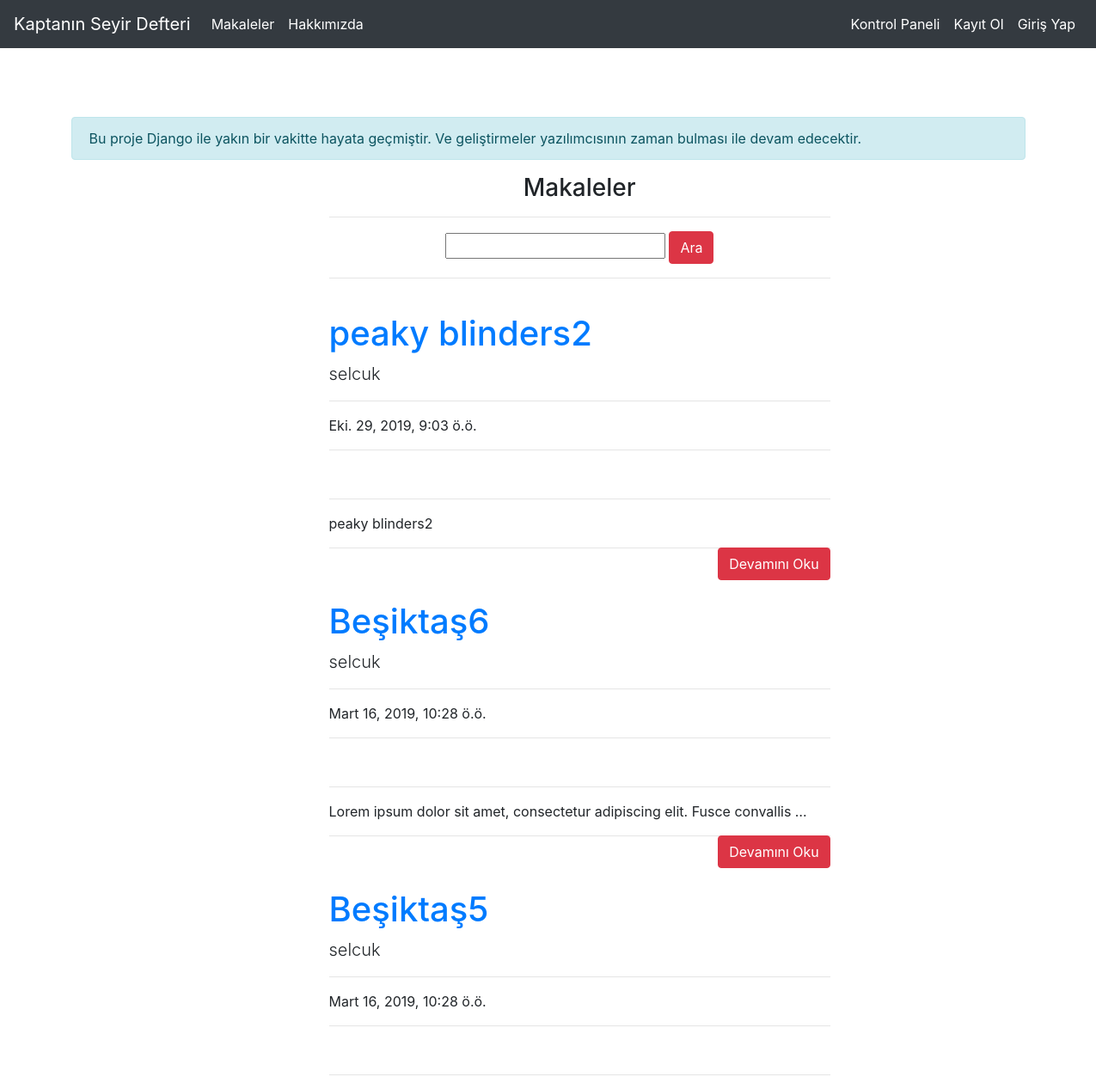
/articles/ (upper part), run on an earlier commit of the app's database.
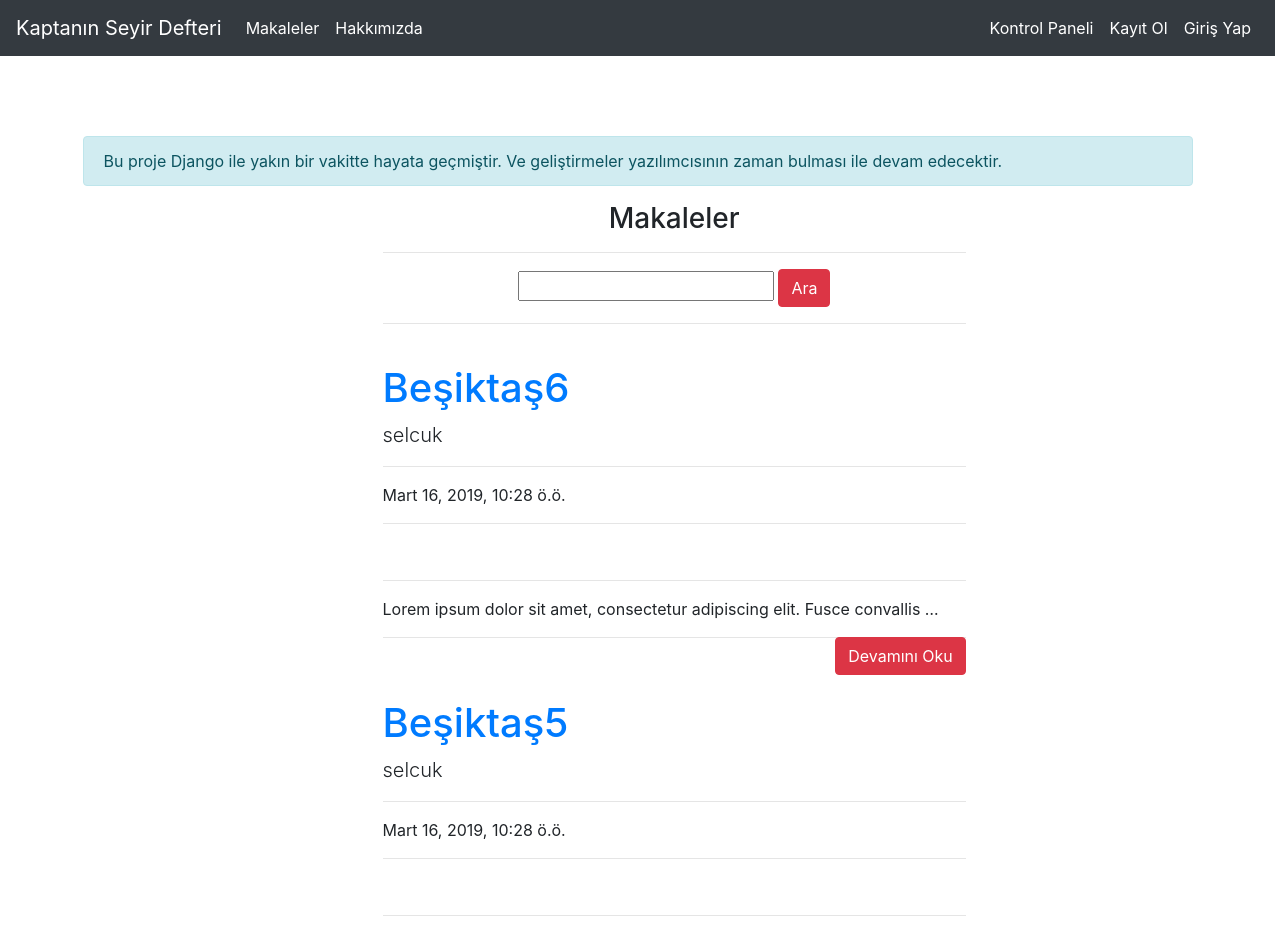
And on a later commit of the database.
### article/models.py (models this page shows, shortened)
class Article(models.Model):
    author=models.ForeignKey("auth.User",on_delete=models.CASCADE,verbose_name="yazar")
    title=models.CharField(max_length=250,verbose_name="başlık")
    content=RichTextField()
    created_date=models.DateTimeField(auto_now_add=True,verbose_name="Oluşturulma tarihi")
    article_image=models.FileField(blank=True,null=True,verbose_name="Makaleye fotoğraf ekleyin")
    class Meta:
        ordering = ['-created_date']

### article/views.py (the view)
# urls.py: path('',views.articles,name="articles"),
def articles(request):
    keyword=request.GET.get("keyword")
    if keyword:
        articles=Article.objects.filter(title__contains=keyword)
        return render(request,"articles.html",{"articles":articles})
    articles=Article.objects.all()
    return render(request,"articles.html",{"articles":articles})

### templates/articles.html (shortened to what this page needs)
{% extends "layout.html" %}
{% block body %}
<div class="row">
    <div class="col-md-10 offset-md-3" style="text-align:center">
        <div class="col-lg-8">
            <h3>Makaleler</h3>
            <hr>
            <form action="">
                <input type="text" name="keyword" class="input-sm">
                <button type="submit" class="btn btn-danger">Ara</button>
                <hr>
            </form>
        </div>
    </div>
</div>
{% if articles %}
{% for article in articles %}
<div class="row">
    <div class="col-md-10 offset-md-3">
        <div class="col-lg-8">
            <a href="{% url 'article:detail' article.id %}"> <h1 class="mt-4">{{article.title}}</h1> </a>
            <p class="lead">
                {{article.author}}
            </p>
            <hr>
            <p>{{article.created_date}}</p>
            <hr>
            <hr>
            <p class="lead">
                {{article.content|safe|truncatewords:10}}
            </p>
            <a href="{% url 'article:detail' article.id %}" class="btn btn-danger" style="float:right;">Devamını Oku</a>
            <hr>
        </div>
    </div>
</div>
{% endfor %}
{% endif %}
{% endblock body %}

What changed in the data, as far as the page shows it:
removed Article: title "peaky blinders2", author "selcuk", created_date "Eki. 29, 2019, 9:03 ö.ö.", content "peaky blinders2"
